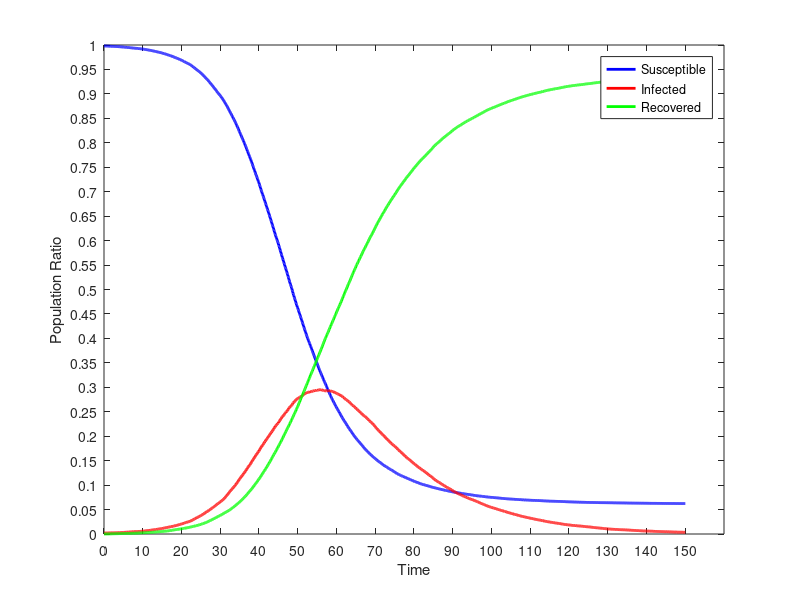

The MATLAB source for this figure:
dynamics = [
0.00,4990.000,10.000,0.000;
0.10,4990.000,10.000,0.000;
0.20,4990.000,9.900,0.100;
0.30,4990.000,9.800,0.200;
0.40,4989.900,9.900,0.200;
0.50,4989.800,9.900,0.300;
0.60,4989.600,9.900,0.500;
0.70,4989.300,10.200,0.500;
0.80,4989.100,10.300,0.600;
0.90,4988.900,10.400,0.700;
1.00,4988.500,10.800,0.700;
1.10,4988.400,10.800,0.800;
1.20,4988.300,10.900,0.800;
1.30,4988.200,11.000,0.800;
1.40,4988.000,11.000,1.000;
1.50,4987.600,11.300,1.100;
1.60,4987.100,11.600,1.300;
1.70,4986.800,11.900,1.300;
1.80,4986.600,12.000,1.400;
1.90,4986.600,11.900,1.500;
2.00,4986.400,12.000,1.600;
2.10,4986.200,12.000,1.800;
2.20,4986.200,11.800,2.000;
2.30,4986.200,11.800,2.000;
2.40,4986.100,11.700,2.200;
2.50,4986.000,11.600,2.400;
2.60,4985.900,11.700,2.400;
2.70,4985.700,11.900,2.400;
2.80,4985.000,12.400,2.600;
2.90,4984.700,12.600,2.700;
3.00,4984.500,12.700,2.800;
3.10,4984.200,13.000,2.800;
3.20,4984.000,13.200,2.800;
3.30,4983.800,13.400,2.800;
3.40,4983.700,13.400,2.900;
3.50,4983.600,13.300,3.100;
3.60,4983.300,13.500,3.200;
3.70,4983.100,13.500,3.400;
3.80,4982.800,13.800,3.400;
3.90,4982.400,14.100,3.500;
4.00,4982.000,14.400,3.600;
4.10,4981.900,14.400,3.700;
4.20,4981.800,14.300,3.900;
4.30,4981.500,14.600,3.900;
4.40,4981.000,15.000,4.000;
4.50,4980.600,15.200,4.200;
4.60,4980.300,15.400,4.300;
4.70,4979.800,15.900,4.300;
4.80,4979.500,16.100,4.400;
4.90,4979.200,16.300,4.500;
5.00,4978.600,16.800,4.600;
5.10,4978.500,16.800,4.700;
5.20,4978.400,16.800,4.800;
5.30,4977.900,17.200,4.900;
5.40,4977.300,17.700,5.000;
5.50,4977.100,17.900,5.000;
5.60,4976.900,18.000,5.100;
5.70,4976.300,18.600,5.100;
5.80,4976.200,18.600,5.200;
5.90,4975.600,19.000,5.400;
6.00,4975.600,19.000,5.400;
6.10,4975.500,18.800,5.700;
6.20,4974.900,19.300,5.800;
6.30,4974.300,19.800,5.900;
6.40,4974.100,19.900,6.000;
6.50,4973.600,20.000,6.400;
6.60,4973.000,20.600,6.400;
6.70,4972.600,21.000,6.400;
6.80,4972.000,21.500,6.500;
6.90,4971.600,21.600,6.800;
7.00,4971.000,22.100,6.900;
7.10,4970.500,22.500,7.000;
7.20,4969.900,23.000,7.100;
7.30,4969.700,23.000,7.300;
7.40,4969.500,23.200,7.300;
7.50,4969.300,23.200,7.500;
7.60,4968.800,23.700,7.500;
7.70,4968.000,24.300,7.700;
7.80,4967.900,24.000,8.100;
7.90,4967.300,24.500,8.200;
8.00,4967.000,24.800,8.200;
8.10,4966.900,24.900,8.200;
8.20,4966.700,25.100,8.200;
8.30,4966.300,25.400,8.300;
8.40,4966.000,25.200,8.800;
8.50,4965.500,25.500,9.000;
8.60,4965.000,25.700,9.300;
8.70,4964.500,26.000,9.500;
8.80,4964.400,26.000,9.600;
8.90,4964.100,26.100,9.800;
9.00,4963.500,26.200,10.300;
9.10,4962.800,26.500,10.700;
9.20,4962.300,26.900,10.800;
9.30,4961.700,27.400,10.900;
9.40,4961.500,27.200,11.300;
9.50,4960.900,27.800,11.300;
9.60,4960.600,28.000,11.400;
9.70,4960.000,28.200,11.800;
9.80,4959.600,28.500,11.900;
9.90,4959.400,28.500,12.100;
10.00,4958.700,29.000,12.300;
10.10,4958.200,29.500,12.300;
10.20,4957.400,30.000,12.600;
10.30,4956.900,30.500,12.600;
10.40,4956.500,30.600,12.900;
10.50,4955.900,31.100,13.000;
10.60,4955.000,31.800,13.200;
10.70,4954.300,32.000,13.700;
10.80,4953.300,32.900,13.800;
10.90,4952.600,33.300,14.100;
11.00,4952.100,33.800,14.100;
11.10,4951.500,34.200,14.300;
11.20,4950.700,34.800,14.500;
11.30,4950.200,35.100,14.700;
11.40,4949.000,36.200,14.800;
11.50,4948.500,36.500,15.000;
11.60,4947.900,36.700,15.400;
11.70,4947.100,37.100,15.800;
11.80,4946.600,37.300,16.100;
11.90,4945.800,38.000,16.200;
12.00,4944.800,39.000,16.200;
12.10,4943.900,39.500,16.600;
12.20,4943.200,39.700,17.100;
12.30,4942.400,40.500,17.100;
12.40,4941.800,40.600,17.600;
12.50,4941.000,41.000,18.000;
12.60,4940.200,41.700,18.100;
12.70,4939.400,42.400,18.200;
12.80,4938.500,42.800,18.700;
12.90,4937.500,43.500,19.000;
13.00,4936.400,44.300,19.300;
13.10,4935.800,44.700,19.500;
13.20,4934.900,45.300,19.800;
13.30,4933.900,46.200,19.900;
13.40,4932.700,47.100,20.200;
13.50,4932.100,47.000,20.900;
13.60,4931.100,47.500,21.400;
13.70,4929.800,48.500,21.700;
13.80,4929.100,49.100,21.800;
13.90,4928.500,49.600,21.900;
14.00,4927.800,49.800,22.400;
14.10,4926.900,50.500,22.600;
14.20,4926.000,51.000,23.000;
14.30,4925.200,51.500,23.300;
14.40,4923.900,52.600,23.500;
14.50,4923.100,53.000,23.900;
14.60,4922.100,53.800,24.100;
14.70,4921.100,54.400,24.500;
14.80,4920.000,55.100,24.900;
14.90,4919.100,55.600,25.300;
15.00,4917.700,56.400,25.900;
15.10,4917.000,56.400,26.600;
15.20,4915.500,57.900,26.600;
15.30,4913.900,59.200,26.900;
15.40,4912.800,59.800,27.400;
15.50,4911.900,60.600,27.500;
15.60,4910.700,61.400,27.900;
15.70,4909.100,62.800,28.100;
15.80,4908.300,63.300,28.400;
15.90,4907.200,63.900,28.900;
16.00,4906.000,64.600,29.400;
16.10,4904.600,65.400,30.000;
16.20,4903.400,66.100,30.500;
16.30,4901.900,67.200,30.900;
16.40,4900.700,68.100,31.200;
16.50,4899.400,68.600,32.000;
16.60,4897.800,69.800,32.400;
16.70,4896.200,70.600,33.200;
16.80,4895.100,71.400,33.500;
16.90,4894.000,72.200,33.800;
17.00,4893.100,72.400,34.500;
17.10,4891.400,73.600,35.000;
17.20,4890.000,74.500,35.500;
17.30,4888.500,74.900,36.600;
17.40,4887.600,74.900,37.500;
17.50,4886.200,75.900,37.900;
17.60,4884.300,77.400,38.300;
17.70,4882.400,78.600,39.000;
17.80,4881.200,78.900,39.900;
17.90,4879.200,80.200,40.600;
18.00,4878.100,80.400,41.500;
18.10,4876.300,81.500,42.200;
18.20,4875.000,82.100,42.900;
18.30,4872.900,83.700,43.400;
18.40,4871.700,84.600,43.700;
18.50,4869.500,86.200,44.300;
18.60,4868.200,87.000,44.800;
18.70,4866.700,88.100,45.200;
18.80,4864.900,89.000,46.100;
18.90,4863.800,89.800,46.400;
19.00,4861.900,90.900,47.200;
19.10,4860.100,91.800,48.100;
19.20,4858.300,93.300,48.400;
19.30,4856.700,94.400,48.900;
19.40,4855.000,95.700,49.300;
19.50,4852.700,97.100,50.200;
19.60,4851.400,98.100,50.500;
19.70,4850.200,98.800,51.000;
19.80,4848.500,99.500,52.000;
19.90,4846.500,101.100,52.400;
20.00,4844.700,102.300,53.000;
20.10,4842.200,104.100,53.700;
20.20,4840.400,104.900,54.700;
20.30,4838.500,105.400,56.100;
20.40,4836.400,107.000,56.600;
20.50,4834.400,108.300,57.300;
20.60,4833.100,109.300,57.600;
20.70,4831.400,110.500,58.100;
20.80,4828.200,113.000,58.800;
20.90,4825.400,114.400,60.200;
21.00,4822.800,116.500,60.700;
21.10,4821.000,117.900,61.100;
21.20,4819.500,118.800,61.700;
21.30,4817.900,119.600,62.500;
21.40,4815.700,121.300,63.000;
21.50,4813.600,122.600,63.800;
21.60,4812.100,123.000,64.900;
21.70,4810.300,123.600,66.100;
21.80,4808.700,124.300,67.000;
21.90,4806.800,125.400,67.800;
22.00,4805.100,126.500,68.400;
22.10,4802.800,128.100,69.100;
22.20,4800.400,129.800,69.800;
22.30,4797.200,132.200,70.600;
22.40,4794.400,133.900,71.700;
22.50,4791.400,136.300,72.300;
22.60,4788.300,138.200,73.500;
22.70,4785.700,139.900,74.400;
22.80,4782.400,142.100,75.500;
22.90,4780.900,142.700,76.400;
23.00,4777.700,145.300,77.000;
23.10,4774.600,147.100,78.300;
23.20,4771.000,149.500,79.500;
23.30,4767.800,151.700,80.500;
23.40,4763.400,155.400,81.200;
23.50,4760.000,158.000,82.000;
23.60,4757.900,158.600,83.500;
23.70,4754.200,161.700,84.100;
23.80,4751.700,163.700,84.600;
23.90,4748.700,166.100,85.200;
24.00,4745.900,167.700,86.400;
24.10,4742.200,170.200,87.600;
24.20,4739.700,171.400,88.900;
24.30,4736.400,173.800,89.800;
24.40,4733.500,175.200,91.300;
24.50,4730.200,177.000,92.800;
24.60,4727.300,178.900,93.800;
24.70,4723.600,180.700,95.700;
24.80,4720.400,182.600,97.000;
24.90,4716.600,185.500,97.900;
25.00,4713.000,188.600,98.400;
25.10,4709.300,190.600,100.100;
25.20,4705.800,193.300,100.900;
25.30,4702.600,195.200,102.200;
25.40,4698.400,197.700,103.900;
25.50,4694.000,200.100,105.900;
25.60,4691.000,202.100,106.900;
25.70,4686.400,205.400,108.200;
25.80,4682.900,207.200,109.900;
25.90,4678.500,210.000,111.500;
26.00,4673.800,213.600,112.600;
26.10,4669.700,216.400,113.900;
26.20,4665.100,219.100,115.800;
26.30,4660.500,222.200,117.300;
26.40,4656.100,224.800,119.100;
26.50,4651.800,228.200,120.000;
26.60,4648.300,229.600,122.100;
26.70,4644.800,232.100,123.100;
26.80,4641.300,233.800,124.900;
26.90,4637.000,236.100,126.900;
27.00,4632.400,238.500,129.100;
27.10,4626.200,242.800,131.000;
27.20,4621.600,244.700,133.700;
27.30,4616.900,247.600,135.500;
27.40,4612.600,250.200,137.200;
27.50,4607.200,253.300,139.500;
27.60,4601.800,256.700,141.500;
27.70,4597.400,259.600,143.000;
27.80,4592.700,262.500,144.800;
27.90,4588.600,264.700,146.700;
28.00,4583.800,267.100,149.100;
28.10,4578.000,270.800,151.200;
28.20,4572.700,274.100,153.200;
28.30,4567.600,276.700,155.700;
28.40,4562.900,279.600,157.500;
28.50,4558.100,282.500,159.400;
28.60,4553.900,284.800,161.300;
28.70,4548.100,288.900,163.000;
28.80,4543.100,291.900,165.000;
28.90,4538.000,294.500,167.500;
29.00,4531.900,298.100,170.000;
29.10,4526.600,301.100,172.300;
29.20,4521.200,304.500,174.300;
29.30,4515.900,308.100,176.000;
29.40,4511.000,311.000,178.000;
29.50,4506.800,313.300,179.900;
29.60,4501.900,315.600,182.500;
29.70,4496.000,319.800,184.200;
29.80,4492.000,321.700,186.300;
29.90,4486.600,325.600,187.800;
30.00,4481.900,328.100,190.000;
30.10,4476.900,330.500,192.600;
30.20,4472.200,333.300,194.500;
30.30,4466.900,336.600,196.500;
30.40,4460.200,341.100,198.700;
30.50,4454.900,343.800,201.300;
30.60,4449.200,347.100,203.700;
30.70,4443.100,351.100,205.800;
30.80,4437.100,354.400,208.500;
30.90,4430.400,358.800,210.800;
31.00,4424.700,361.500,213.800;
31.10,4418.400,365.900,215.700;
31.20,4411.000,370.800,218.200;
31.30,4404.900,375.300,219.800;
31.40,4397.700,380.200,222.100;
31.50,4390.800,385.600,223.600;
31.60,4385.100,388.900,226.000;
31.70,4377.900,394.300,227.800;
31.80,4371.500,398.300,230.200;
31.90,4363.200,404.500,232.300;
32.00,4355.100,409.000,235.900;
32.10,4347.200,414.600,238.200;
32.20,4339.800,419.600,240.600;
32.30,4332.200,425.200,242.600;
32.40,4324.200,430.700,245.100;
32.50,4316.700,435.100,248.200;
32.60,4309.700,440.100,250.200;
32.70,4302.900,443.600,253.500;
32.80,4295.500,447.900,256.600;
32.90,4288.000,452.900,259.100;
33.00,4280.000,457.800,262.200;
33.10,4272.800,461.600,265.600;
33.20,4265.300,466.500,268.200;
33.30,4255.900,472.500,271.600;
33.40,4248.700,476.400,274.900;
33.50,4241.000,481.600,277.400;
33.60,4234.500,484.700,280.800;
33.70,4227.500,489.700,282.800;
33.80,4218.000,494.400,287.600;
33.90,4209.400,500.500,290.100;
34.00,4202.000,504.400,293.600;
34.10,4193.500,509.900,296.600;
34.20,4182.900,517.000,300.100;
34.30,4174.200,522.200,303.600;
34.40,4165.600,527.600,306.800;
34.50,4158.100,531.900,310.000;
34.60,4148.300,538.100,313.600;
34.70,4138.200,544.700,317.100;
34.80,4128.200,552.400,319.400;
34.90,4117.800,558.500,323.700;
35.00,4110.300,562.100,327.600;
35.10,4100.800,567.800,331.400;
35.20,4091.500,573.000,335.500;
35.30,4082.200,578.600,339.200;
35.40,4072.400,584.600,343.000;
35.50,4064.700,588.500,346.800;
35.60,4054.500,594.900,350.600;
35.70,4045.600,600.100,354.300;
35.80,4036.500,604.900,358.600;
35.90,4028.000,609.000,363.000;
36.00,4019.400,614.300,366.300;
36.10,4007.700,621.400,370.900;
36.20,3998.300,626.400,375.300;
36.30,3989.200,631.300,379.500;
36.40,3979.300,637.700,383.000;
36.50,3970.900,642.900,386.200;
36.60,3961.000,647.500,391.500;
36.70,3950.000,655.200,394.800;
36.80,3939.400,661.000,399.600;
36.90,3929.000,666.500,404.500;
37.00,3917.200,673.900,408.900;
37.10,3908.400,678.600,413.000;
37.20,3897.500,684.500,418.000;
37.30,3886.900,689.200,423.900;
37.40,3876.200,695.200,428.600;
37.50,3865.300,702.300,432.400;
37.60,3856.600,704.900,438.500;
37.70,3845.800,711.300,442.900;
37.80,3835.200,717.200,447.600;
37.90,3824.900,722.700,452.400;
38.00,3813.500,730.400,456.100;
38.10,3802.900,736.500,460.600;
38.20,3791.600,743.600,464.800;
38.30,3779.600,750.100,470.300;
38.40,3766.900,756.900,476.200;
38.50,3756.500,761.700,481.800;
38.60,3744.900,768.000,487.100;
38.70,3732.700,773.900,493.400;
38.80,3721.800,780.000,498.200;
38.90,3711.800,785.400,502.800;
39.00,3699.300,792.700,508.000;
39.10,3687.200,800.000,512.800;
39.20,3674.900,806.500,518.600;
39.30,3666.200,810.700,523.100;
39.40,3655.900,815.500,528.600;
39.50,3644.800,822.000,533.200;
39.60,3632.400,827.700,539.900;
39.70,3620.400,833.500,546.100;
39.80,3609.300,839.300,551.400;
39.90,3599.900,842.700,557.400;
40.00,3589.100,847.500,563.400;
40.10,3574.900,857.200,567.900;
40.20,3561.800,865.000,573.200;
40.30,3550.900,870.000,579.100;
40.40,3537.900,877.300,584.800;
40.50,3523.500,884.600,591.900;
40.60,3512.000,890.000,598.000;
40.70,3499.900,896.200,603.900;
40.80,3487.300,902.500,610.200;
40.90,3475.300,908.000,616.700;
41.00,3465.400,911.500,623.100;
41.10,3452.500,918.200,629.300;
41.20,3440.800,924.100,635.100;
41.30,3428.900,929.600,641.500;
41.40,3417.100,936.800,646.100;
41.50,3403.800,944.400,651.800;
41.60,3393.300,946.400,660.300;
41.70,3380.900,953.900,665.200;
41.80,3368.000,960.800,671.200;
41.90,3355.000,967.500,677.500;
42.00,3342.900,972.100,685.000;
42.10,3332.100,976.600,691.300;
42.20,3319.200,981.800,699.000;
42.30,3307.100,988.300,704.600;
42.40,3294.900,994.000,711.100;
42.50,3282.700,1000.100,717.200;
42.60,3270.800,1005.300,723.900;
42.70,3257.200,1010.600,732.200;
42.80,3244.800,1017.000,738.200;
42.90,3231.900,1023.400,744.700;
43.00,3218.800,1029.500,751.700;
43.10,3206.300,1035.000,758.700;
43.20,3194.700,1038.200,767.100;
43.30,3180.400,1045.500,774.100;
43.40,3167.800,1050.500,781.700;
43.50,3155.000,1056.600,788.400;
43.60,3141.900,1063.300,794.800;
43.70,3128.800,1069.100,802.100;
43.80,3115.800,1074.000,810.200;
43.90,3101.700,1081.600,816.700;
44.00,3088.800,1086.900,824.300;
44.10,3076.400,1092.800,830.800;
44.20,3062.300,1101.200,836.500;
44.30,3050.100,1106.000,843.900;
44.40,3037.600,1110.600,851.800;
44.50,3026.900,1113.100,860.000;
44.60,3014.700,1118.800,866.500;
44.70,3003.000,1123.600,873.400;
44.80,2990.300,1130.100,879.600;
44.90,2979.700,1132.600,887.700;
45.00,2968.000,1136.200,895.800;
45.10,2951.900,1145.300,902.800;
45.20,2940.300,1148.900,910.800;
45.30,2925.900,1156.200,917.900;
45.40,2913.200,1161.100,925.700;
45.50,2898.000,1169.900,932.100;
45.60,2884.700,1176.100,939.200;
45.70,2871.600,1179.900,948.500;
45.80,2857.300,1186.800,955.900;
45.90,2844.300,1192.200,963.500;
46.00,2830.800,1198.100,971.100;
46.10,2819.700,1200.700,979.600;
46.20,2805.400,1206.400,988.200;
46.30,2791.200,1211.800,997.000;
46.40,2779.200,1216.200,1004.600;
46.50,2765.700,1222.000,1012.300;
46.60,2752.900,1226.600,1020.500;
46.70,2738.800,1232.900,1028.300;
46.80,2725.700,1238.200,1036.100;
46.90,2715.000,1240.500,1044.500;
47.00,2700.600,1247.700,1051.700;
47.10,2688.700,1250.700,1060.600;
47.20,2676.100,1254.800,1069.100;
47.30,2663.200,1258.800,1078.000;
47.40,2649.300,1265.400,1085.300;
47.50,2634.800,1272.800,1092.400;
47.60,2622.900,1277.600,1099.500;
47.70,2607.500,1285.500,1107.000;
47.80,2594.100,1290.300,1115.600;
47.90,2580.100,1294.100,1125.800;
48.00,2566.700,1300.100,1133.200;
48.10,2553.400,1305.500,1141.100;
48.20,2543.200,1308.300,1148.500;
48.30,2530.500,1312.400,1157.100;
48.40,2517.400,1317.300,1165.300;
48.50,2505.100,1319.900,1175.000;
48.60,2490.600,1325.400,1184.000;
48.70,2476.200,1331.800,1192.000;
48.80,2459.700,1339.400,1200.900;
48.90,2446.200,1342.600,1211.200;
49.00,2435.300,1346.000,1218.700;
49.10,2420.600,1353.300,1226.100;
49.20,2407.600,1357.500,1234.900;
49.30,2395.700,1361.000,1243.300;
49.40,2383.300,1365.900,1250.800;
49.50,2370.200,1370.700,1259.100;
49.60,2355.700,1373.000,1271.300;
49.70,2343.300,1377.400,1279.300;
49.80,2332.300,1379.500,1288.200;
49.90,2319.900,1382.800,1297.300;
50.00,2309.700,1384.900,1305.400;
50.10,2297.200,1388.600,1314.200;
50.20,2285.500,1390.300,1324.200;
50.30,2271.500,1393.800,1334.700;
50.40,2260.200,1396.200,1343.600;
50.50,2248.400,1399.200,1352.400;
50.60,2236.900,1400.300,1362.800;
50.70,2224.700,1402.000,1373.300;
50.80,2212.300,1403.900,1383.800;
50.90,2200.100,1406.900,1393.000;
51.00,2188.300,1408.300,1403.400;
51.10,2177.100,1412.400,1410.500;
51.20,2163.400,1417.300,1419.300;
51.30,2151.200,1419.300,1429.500;
51.40,2138.900,1422.000,1439.100;
51.50,2126.700,1424.700,1448.600;
51.60,2113.600,1428.200,1458.200;
51.70,2101.500,1431.800,1466.700;
51.80,2089.800,1432.800,1477.400;
51.90,2076.800,1435.200,1488.000;
52.00,2065.700,1437.000,1497.300;
52.10,2054.200,1438.400,1507.400;
52.20,2041.200,1441.600,1517.200;
52.30,2029.200,1444.900,1525.900;
52.40,2018.400,1445.100,1536.500;
52.50,2006.800,1447.400,1545.800;
52.60,1996.300,1448.600,1555.100;
52.70,1984.800,1450.400,1564.800;
52.80,1974.700,1450.300,1575.000;
52.90,1963.800,1451.500,1584.700;
53.00,1954.800,1452.000,1593.200;
53.10,1945.700,1450.600,1603.700;
53.20,1932.100,1454.700,1613.200;
53.30,1922.200,1453.000,1624.800;
53.40,1913.100,1452.500,1634.400;
53.50,1902.100,1455.100,1642.800;
53.60,1891.100,1457.500,1651.400;
53.70,1879.200,1459.500,1661.300;
53.80,1868.100,1461.800,1670.100;
53.90,1857.600,1461.700,1680.700;
54.00,1846.600,1462.200,1691.200;
54.10,1836.300,1462.000,1701.700;
54.20,1825.600,1464.600,1709.800;
54.30,1814.400,1466.400,1719.200;
54.40,1803.600,1467.000,1729.400;
54.50,1792.800,1467.100,1740.100;
54.60,1783.300,1467.400,1749.300;
54.70,1773.800,1467.100,1759.100;
54.80,1763.300,1468.800,1767.900;
54.90,1752.500,1470.400,1777.100;
55.00,1742.800,1469.200,1788.000;
55.10,1732.300,1469.500,1798.200;
55.20,1722.600,1470.200,1807.200;
55.30,1710.600,1471.700,1817.700;
55.40,1699.700,1472.800,1827.500;
55.50,1689.400,1474.500,1836.100;
55.60,1678.400,1475.100,1846.500;
55.70,1668.500,1475.600,1855.900;
55.80,1658.800,1475.900,1865.300;
55.90,1650.300,1474.700,1875.000;
56.00,1640.800,1473.200,1886.000;
56.10,1630.500,1474.600,1894.900;
56.20,1622.600,1473.100,1904.300;
56.30,1613.900,1470.900,1915.200;
56.40,1603.300,1470.600,1926.100;
56.50,1593.500,1470.000,1936.500;
56.60,1583.600,1469.700,1946.700;
56.70,1574.800,1467.600,1957.600;
56.80,1564.700,1468.600,1966.700;
56.90,1556.600,1465.600,1977.800;
57.00,1548.200,1464.000,1987.800;
57.10,1539.300,1462.900,1997.800;
57.20,1530.300,1464.000,2005.700;
57.30,1521.100,1463.900,2015.000;
57.40,1512.200,1462.800,2025.000;
57.50,1502.600,1462.500,2034.900;
57.60,1492.200,1464.300,2043.500;
57.70,1481.900,1465.700,2052.400;
57.80,1473.500,1466.200,2060.300;
57.90,1464.100,1466.800,2069.100;
58.00,1456.200,1464.100,2079.700;
58.10,1446.300,1462.700,2091.000;
58.20,1437.500,1463.300,2099.200;
58.30,1429.300,1460.900,2109.800;
58.40,1419.600,1462.200,2118.200;
58.50,1411.100,1463.300,2125.600;
58.60,1402.300,1461.100,2136.600;
58.70,1393.600,1460.700,2145.700;
58.80,1386.100,1458.300,2155.600;
58.90,1377.700,1458.100,2164.200;
59.00,1369.900,1456.900,2173.200;
59.10,1362.400,1455.100,2182.500;
59.20,1354.500,1454.600,2190.900;
59.30,1346.400,1452.400,2201.200;
59.40,1339.200,1450.400,2210.400;
59.50,1333.000,1446.300,2220.700;
59.60,1324.000,1446.200,2229.800;
59.70,1316.700,1444.400,2238.900;
59.80,1307.900,1444.600,2247.500;
59.90,1301.200,1442.400,2256.400;
60.00,1294.600,1439.700,2265.700;
60.10,1286.400,1437.200,2276.400;
60.20,1279.000,1435.700,2285.300;
60.30,1272.600,1432.500,2294.900;
60.40,1266.300,1429.400,2304.300;
60.50,1259.500,1427.800,2312.700;
60.60,1252.100,1425.700,2322.200;
60.70,1246.900,1423.100,2330.000;
60.80,1238.300,1423.400,2338.300;
60.90,1231.900,1421.500,2346.600;
61.00,1223.700,1417.400,2358.900;
61.10,1216.800,1418.200,2365.000;
61.20,1209.300,1414.600,2376.100;
61.30,1202.400,1411.900,2385.700;
61.40,1194.700,1409.700,2395.600;
61.50,1189.100,1405.600,2405.300;
61.60,1182.200,1402.600,2415.200;
61.70,1176.200,1397.900,2425.900;
61.80,1169.000,1396.500,2434.500;
61.90,1161.800,1395.100,2443.100;
62.00,1156.100,1391.400,2452.500;
62.10,1150.700,1386.400,2462.900;
62.20,1144.500,1382.300,2473.200;
62.30,1138.800,1378.500,2482.700;
62.40,1132.900,1375.100,2492.000;
62.50,1126.200,1373.200,2500.600;
62.60,1120.000,1370.700,2509.300;
62.70,1113.900,1367.800,2518.300;
62.80,1105.500,1364.600,2529.900;
62.90,1099.800,1360.700,2539.500;
63.00,1093.800,1357.100,2549.100;
63.10,1087.700,1353.800,2558.500;
63.20,1081.100,1352.700,2566.200;
63.30,1075.300,1350.500,2574.200;
63.40,1070.400,1346.300,2583.300;
63.50,1065.000,1342.300,2592.700;
63.60,1058.400,1339.400,2602.200;
63.70,1053.100,1334.600,2612.300;
63.80,1048.000,1329.600,2622.400;
63.90,1042.400,1326.200,2631.400;
64.00,1036.800,1320.900,2642.300;
64.10,1031.000,1317.500,2651.500;
64.20,1023.900,1315.700,2660.400;
64.30,1018.100,1312.900,2669.000;
64.40,1012.200,1309.900,2677.900;
64.50,1007.100,1304.600,2688.300;
64.60,1001.800,1301.000,2697.200;
64.70,996.200,1297.800,2706.000;
64.80,991.700,1293.800,2714.500;
64.90,985.900,1291.600,2722.500;
65.00,981.700,1285.000,2733.300;
65.10,976.100,1281.300,2742.600;
65.20,969.800,1278.600,2751.600;
65.30,965.200,1276.400,2758.400;
65.40,961.600,1272.200,2766.200;
65.50,957.600,1267.500,2774.900;
65.60,953.200,1264.200,2782.600;
65.70,949.400,1260.200,2790.400;
65.80,944.300,1256.700,2799.000;
65.90,938.900,1252.400,2808.700;
66.00,934.000,1249.800,2816.200;
66.10,930.000,1244.800,2825.200;
66.20,925.400,1240.100,2834.500;
66.30,919.900,1238.900,2841.200;
66.40,914.700,1235.700,2849.600;
66.50,910.000,1232.600,2857.400;
66.60,905.700,1227.400,2866.900;
66.70,900.600,1221.900,2877.500;
66.80,896.900,1218.000,2885.100;
66.90,892.400,1215.200,2892.400;
67.00,888.000,1211.100,2900.900;
67.10,882.400,1209.300,2908.300;
67.20,877.500,1206.700,2915.800;
67.30,872.600,1204.300,2923.100;
67.40,867.900,1201.600,2930.500;
67.50,864.200,1197.000,2938.800;
67.60,859.900,1193.900,2946.200;
67.70,856.000,1189.400,2954.600;
67.80,852.500,1184.800,2962.700;
67.90,848.400,1181.700,2969.900;
68.00,845.400,1177.800,2976.800;
68.10,840.100,1173.900,2986.000;
68.20,836.100,1170.400,2993.500;
68.30,831.700,1167.300,3001.000;
68.40,827.500,1162.400,3010.100;
68.50,823.700,1156.200,3020.100;
68.60,819.300,1152.900,3027.800;
68.70,815.500,1150.100,3034.400;
68.80,812.700,1146.600,3040.700;
68.90,809.800,1142.900,3047.300;
69.00,805.200,1139.600,3055.200;
69.10,801.700,1136.800,3061.500;
69.20,798.200,1133.500,3068.300;
69.30,794.400,1130.100,3075.500;
69.40,791.500,1124.100,3084.400;
69.50,787.500,1119.400,3093.100;
69.60,784.400,1115.500,3100.100;
69.70,780.800,1112.000,3107.200;
69.80,777.200,1107.300,3115.500;
69.90,773.300,1102.200,3124.500;
70.00,770.700,1096.100,3133.200;
70.10,766.600,1091.700,3141.700;
70.20,763.700,1087.500,3148.800;
70.30,760.600,1082.800,3156.600;
70.40,756.700,1080.000,3163.300;
70.50,753.400,1074.100,3172.500;
70.60,751.300,1068.700,3180.000;
70.70,747.600,1065.200,3187.200;
70.80,745.100,1061.600,3193.300;
70.90,741.600,1057.600,3200.800;
71.00,738.800,1053.300,3207.900;
71.10,735.400,1050.200,3214.400;
71.20,732.500,1046.400,3221.100;
71.30,729.600,1040.700,3229.700;
71.40,727.100,1035.600,3237.300;
71.50,724.600,1032.200,3243.200;
71.60,721.900,1027.600,3250.500;
71.70,718.300,1023.700,3258.000;
71.80,714.800,1020.300,3264.900;
71.90,711.900,1017.500,3270.600;
72.00,708.500,1012.400,3279.100;
72.10,705.100,1010.500,3284.400;
72.20,703.600,1005.100,3291.300;
72.30,701.100,1001.700,3297.200;
72.40,698.900,997.300,3303.800;
72.50,695.600,993.700,3310.700;
72.60,692.900,988.200,3318.900;
72.70,690.800,983.500,3325.700;
72.80,688.900,978.300,3332.800;
72.90,686.200,973.800,3340.000;
73.00,683.300,970.100,3346.600;
73.10,681.100,966.400,3352.500;
73.20,677.900,964.000,3358.100;
73.30,675.300,961.400,3363.300;
73.40,672.400,957.900,3369.700;
73.50,669.500,952.800,3377.700;
73.60,667.400,949.100,3383.500;
73.70,664.800,944.600,3390.600;
73.80,663.300,939.500,3397.200;
73.90,661.300,935.400,3403.300;
74.00,659.300,931.100,3409.600;
74.10,657.500,927.400,3415.100;
74.20,654.200,925.300,3420.500;
74.30,651.200,922.100,3426.700;
74.40,648.400,918.900,3432.700;
74.50,646.100,914.400,3439.500;
74.60,643.500,911.700,3444.800;
74.70,641.600,906.600,3451.800;
74.80,639.100,903.800,3457.100;
74.90,636.400,901.600,3462.000;
75.00,633.700,898.800,3467.500;
75.10,630.600,895.900,3473.500;
75.20,627.900,891.100,3481.000;
75.30,625.600,887.100,3487.300;
75.40,623.400,884.200,3492.400;
75.50,621.200,879.100,3499.700;
75.60,618.500,876.800,3504.700;
75.70,615.900,872.900,3511.200;
75.80,614.300,868.100,3517.600;
75.90,612.600,862.800,3524.600;
76.00,610.600,858.800,3530.600;
76.10,607.900,856.200,3535.900;
76.20,606.100,852.600,3541.300;
76.30,603.900,848.500,3547.600;
76.40,602.800,843.300,3553.900;
76.50,601.000,840.700,3558.300;
76.60,598.800,837.900,3563.300;
76.70,596.800,834.200,3569.000;
76.80,594.300,831.300,3574.400;
76.90,592.500,827.300,3580.200;
77.00,591.300,822.200,3586.500;
77.10,589.400,818.700,3591.900;
77.20,587.600,816.200,3596.200;
77.30,587.000,812.000,3601.000;
77.40,584.800,808.800,3606.400;
77.50,583.300,804.700,3612.000;
77.60,581.400,801.900,3616.700;
77.70,580.000,796.500,3623.500;
77.80,578.000,792.400,3629.600;
77.90,575.300,790.200,3634.500;
78.00,573.400,787.300,3639.300;
78.10,572.500,783.400,3644.100;
78.20,571.100,778.400,3650.500;
78.30,569.300,775.700,3655.000;
78.40,568.100,771.700,3660.200;
78.50,565.900,768.600,3665.500;
78.60,564.000,766.700,3669.300;
78.70,562.300,763.000,3674.700;
78.80,560.400,761.600,3678.000;
78.90,559.100,757.200,3683.700;
79.00,557.300,753.600,3689.100;
79.10,555.400,750.100,3694.500;
79.20,553.300,747.100,3699.600;
79.30,552.500,743.400,3704.100;
79.40,550.300,740.900,3708.800;
79.50,549.000,736.900,3714.100;
79.60,546.400,733.600,3720.000;
79.70,544.300,730.100,3725.600;
79.80,542.800,727.100,3730.100;
79.90,541.900,723.200,3734.900;
80.00,540.300,719.100,3740.600;
80.10,538.400,716.400,3745.200;
80.20,536.500,713.400,3750.100;
80.30,534.800,711.400,3753.800;
80.40,533.700,706.800,3759.500;
80.50,531.900,703.500,3764.600;
80.60,530.800,700.000,3769.200;
80.70,529.500,696.800,3773.700;
80.80,528.200,693.700,3778.100;
80.90,526.100,691.000,3782.900;
81.00,525.000,687.300,3787.700;
81.10,523.100,685.100,3791.800;
81.20,522.100,682.000,3795.900;
81.30,520.300,679.800,3799.900;
81.40,518.600,676.400,3805.000;
81.50,517.500,672.600,3809.900;
81.60,515.100,670.100,3814.800;
81.70,513.400,668.000,3818.600;
81.80,512.300,665.200,3822.500;
81.90,511.100,661.800,3827.100;
82.00,509.900,658.700,3831.400;
82.10,508.800,655.700,3835.500;
82.20,508.100,652.900,3839.000;
82.30,506.900,650.500,3842.600;
82.40,505.800,647.400,3846.800;
82.50,504.100,646.000,3849.900;
82.60,503.000,643.100,3853.900;
82.70,502.000,639.300,3858.700;
82.80,501.000,636.700,3862.300;
82.90,499.400,633.800,3866.800;
83.00,498.600,630.600,3870.800;
83.10,497.200,628.300,3874.500;
83.20,496.500,625.200,3878.300;
83.30,495.100,621.500,3883.400;
83.40,493.700,618.300,3888.000;
83.50,492.800,615.600,3891.600;
83.60,492.000,611.300,3896.700;
83.70,491.000,608.400,3900.600;
83.80,490.200,604.800,3905.000;
83.90,488.900,601.100,3910.000;
84.00,487.500,598.900,3913.600;
84.10,486.100,596.700,3917.200;
84.20,484.300,595.500,3920.200;
84.30,483.700,591.300,3925.000;
84.40,481.900,589.500,3928.600;
84.50,480.900,584.400,3934.700;
84.60,479.800,581.900,3938.300;
84.70,478.500,578.300,3943.200;
84.80,477.600,574.800,3947.600;
84.90,476.500,572.000,3951.500;
85.00,475.700,568.100,3956.200;
85.10,474.300,564.800,3960.900;
85.20,473.700,560.900,3965.400;
85.30,473.000,557.400,3969.600;
85.40,472.000,554.900,3973.100;
85.50,471.000,552.900,3976.100;
85.60,470.000,548.900,3981.100;
85.70,468.900,546.200,3984.900;
85.80,468.100,544.100,3987.800;
85.90,466.800,542.100,3991.100;
86.00,465.700,539.200,3995.100;
86.10,464.800,536.900,3998.300;
86.20,463.800,534.000,4002.200;
86.30,462.900,531.500,4005.600;
86.40,461.700,529.300,4009.000;
86.50,460.400,528.300,4011.300;
86.60,459.700,525.600,4014.700;
86.70,458.600,523.600,4017.800;
86.80,458.100,520.500,4021.400;
86.90,457.500,516.700,4025.800;
87.00,456.300,513.900,4029.800;
87.10,455.800,510.900,4033.300;
87.20,454.900,508.100,4037.000;
87.30,453.700,506.300,4040.000;
87.40,453.000,503.900,4043.100;
87.50,452.000,500.800,4047.200;
87.60,450.600,499.000,4050.400;
87.70,449.900,496.700,4053.400;
87.80,448.500,495.100,4056.400;
87.90,447.500,491.900,4060.600;
88.00,447.200,489.700,4063.100;
88.10,446.000,487.200,4066.800;
88.20,445.300,485.100,4069.600;
88.30,444.400,482.200,4073.400;
88.40,444.300,479.000,4076.700;
88.50,443.300,477.100,4079.600;
88.60,442.400,474.700,4082.900;
88.70,441.700,472.000,4086.300;
88.80,440.700,470.500,4088.800;
88.90,439.700,469.100,4091.200;
89.00,438.400,467.200,4094.400;
89.10,437.500,465.500,4097.000;
89.20,436.400,463.400,4100.200;
89.30,435.900,460.300,4103.800;
89.40,435.100,457.300,4107.600;
89.50,434.300,454.600,4111.100;
89.60,433.900,451.800,4114.300;
89.70,432.700,450.800,4116.500;
89.80,432.100,448.400,4119.500;
89.90,431.400,444.700,4123.900;
90.00,430.300,442.300,4127.400;
90.10,429.900,439.800,4130.300;
90.20,429.100,437.400,4133.500;
90.30,428.600,435.200,4136.200;
90.40,427.800,432.600,4139.600;
90.50,427.000,430.300,4142.700;
90.60,426.500,429.200,4144.300;
90.70,425.600,428.300,4146.100;
90.80,425.400,425.300,4149.300;
90.90,424.700,422.500,4152.800;
91.00,423.900,420.500,4155.600;
91.10,423.200,418.500,4158.300;
91.20,422.400,415.800,4161.800;
91.30,421.700,414.200,4164.100;
91.40,421.100,412.300,4166.600;
91.50,420.400,410.400,4169.200;
91.60,419.800,408.800,4171.400;
91.70,419.000,407.100,4173.900;
91.80,418.500,405.800,4175.700;
91.90,417.400,404.800,4177.800;
92.00,416.500,403.300,4180.200;
92.10,416.000,401.200,4182.800;
92.20,415.800,399.100,4185.100;
92.30,415.500,396.600,4187.900;
92.40,415.100,394.500,4190.400;
92.50,414.200,391.900,4193.900;
92.60,413.100,390.800,4196.100;
92.70,412.400,388.900,4198.700;
92.80,411.900,387.300,4200.800;
92.90,411.100,384.700,4204.200;
93.00,410.400,383.100,4206.500;
93.10,409.500,381.500,4209.000;
93.20,408.900,380.200,4210.900;
93.30,408.500,378.500,4213.000;
93.40,407.800,376.400,4215.800;
93.50,407.500,374.200,4218.300;
93.60,406.900,373.100,4220.000;
93.70,406.000,372.700,4221.300;
93.80,405.400,370.900,4223.700;
93.90,405.000,368.600,4226.400;
94.00,404.500,366.500,4229.000;
94.10,404.100,364.900,4231.000;
94.20,403.500,363.500,4233.000;
94.30,402.800,362.300,4234.900;
94.40,402.400,359.900,4237.700;
94.50,401.900,358.600,4239.500;
94.60,401.300,356.900,4241.800;
94.70,400.900,355.100,4244.000;
94.80,400.300,353.900,4245.800;
94.90,399.300,353.300,4247.400;
95.00,398.700,352.200,4249.100;
95.10,397.800,350.600,4251.600;
95.20,397.100,348.800,4254.100;
95.30,396.800,346.800,4256.400;
95.40,396.000,346.100,4257.900;
95.50,395.400,344.600,4260.000;
95.60,394.800,342.600,4262.600;
95.70,394.200,340.800,4265.000;
95.80,393.700,338.800,4267.500;
95.90,393.200,337.500,4269.300;
96.00,392.400,336.200,4271.400;
96.10,392.100,334.800,4273.100;
96.20,391.300,333.500,4275.200;
96.30,390.500,331.700,4277.800;
96.40,390.000,329.800,4280.200;
96.50,389.600,327.900,4282.500;
96.60,388.900,327.000,4284.100;
96.70,388.800,325.100,4286.100;
96.80,388.700,322.800,4288.500;
96.90,388.300,320.600,4291.100;
97.00,387.900,318.000,4294.100;
97.10,387.500,316.500,4296.000;
97.20,386.900,314.900,4298.200;
97.30,386.700,313.400,4299.900;
97.40,386.000,312.000,4302.000;
97.50,385.700,310.500,4303.800;
97.60,385.500,308.800,4305.700;
97.70,385.000,306.800,4308.200;
97.80,384.100,305.600,4310.300;
97.90,383.700,303.500,4312.800;
98.00,383.300,302.000,4314.700;
98.10,382.500,300.000,4317.500;
98.20,382.000,298.900,4319.100;
98.30,381.800,296.500,4321.700;
98.40,380.900,295.600,4323.500;
98.50,380.300,294.200,4325.500;
98.60,379.800,291.600,4328.600;
98.70,379.500,290.200,4330.300;
98.80,379.200,288.300,4332.500;
98.90,378.800,286.900,4334.300;
99.00,378.200,285.700,4336.100;
99.10,378.200,284.000,4337.800;
99.20,377.800,282.700,4339.500;
99.30,377.400,281.600,4341.000;
99.40,376.800,280.200,4343.000;
99.50,376.500,278.700,4344.800;
99.60,375.800,277.200,4347.000;
99.70,375.500,275.800,4348.700;
99.80,375.300,274.200,4350.500;
99.90,374.700,273.300,4352.000;
100.00,374.700,272.500,4352.800;
100.10,374.400,270.600,4355.000;
100.20,373.700,269.600,4356.700;
100.30,373.500,268.700,4357.800;
100.40,373.200,267.600,4359.200;
100.50,373.000,265.700,4361.300;
100.60,372.800,264.300,4362.900;
100.70,372.600,263.500,4363.900;
100.80,371.600,263.000,4365.400;
100.90,371.100,261.800,4367.100;
101.00,370.600,260.300,4369.100;
101.10,370.400,259.600,4370.000;
101.20,370.200,258.000,4371.800;
101.30,370.200,256.600,4373.200;
101.40,369.800,255.300,4374.900;
101.50,369.500,253.700,4376.800;
101.60,369.200,251.900,4378.900;
101.70,368.700,251.200,4380.100;
101.80,368.100,249.900,4382.000;
101.90,367.700,248.700,4383.600;
102.00,367.100,247.600,4385.300;
102.10,366.900,245.900,4387.200;
102.20,366.400,244.700,4388.900;
102.30,366.000,243.700,4390.300;
102.40,365.600,242.700,4391.700;
102.50,365.300,241.100,4393.600;
102.60,364.900,240.100,4395.000;
102.70,364.600,238.800,4396.600;
102.80,364.000,237.800,4398.200;
102.90,363.500,236.700,4399.800;
103.00,363.100,235.400,4401.500;
103.10,363.000,234.400,4402.600;
103.20,362.600,234.100,4403.300;
103.30,362.300,232.700,4405.000;
103.40,362.100,230.900,4407.000;
103.50,361.800,229.600,4408.600;
103.60,361.200,229.200,4409.600;
103.70,361.000,227.300,4411.700;
103.80,360.600,226.000,4413.400;
103.90,360.300,224.800,4414.900;
104.00,359.800,223.100,4417.100;
104.10,359.400,221.900,4418.700;
104.20,359.200,220.700,4420.100;
104.30,358.800,219.400,4421.800;
104.40,358.500,218.200,4423.300;
104.50,358.400,217.200,4424.400;
104.60,358.200,216.100,4425.700;
104.70,358.100,215.400,4426.500;
104.80,357.900,213.700,4428.400;
104.90,357.500,213.200,4429.300;
105.00,357.200,212.500,4430.300;
105.10,356.900,211.100,4432.000;
105.20,356.900,210.100,4433.000;
105.30,356.700,208.700,4434.600;
105.40,356.400,207.900,4435.700;
105.50,356.400,205.500,4438.100;
105.60,356.000,204.300,4439.700;
105.70,355.500,203.500,4441.000;
105.80,354.900,202.900,4442.200;
105.90,354.800,201.800,4443.400;
106.00,354.800,200.500,4444.700;
106.10,354.600,199.800,4445.600;
106.20,354.100,199.400,4446.500;
106.30,354.100,198.100,4447.800;
106.40,353.600,196.900,4449.500;
106.50,353.500,195.600,4450.900;
106.60,353.200,194.100,4452.700;
106.70,352.800,193.200,4454.000;
106.80,352.400,192.400,4455.200;
106.90,352.100,191.300,4456.600;
107.00,352.000,189.700,4458.300;
107.10,351.800,188.900,4459.300;
107.20,351.800,187.900,4460.300;
107.30,351.400,186.900,4461.700;
107.40,350.900,185.500,4463.600;
107.50,350.900,184.700,4464.400;
107.60,350.600,183.500,4465.900;
107.70,350.600,182.600,4466.800;
107.80,350.300,181.400,4468.300;
107.90,350.200,180.200,4469.600;
108.00,350.000,179.200,4470.800;
108.10,349.800,177.900,4472.300;
108.20,348.900,177.600,4473.500;
108.30,348.500,177.100,4474.400;
108.40,348.400,176.200,4475.400;
108.50,348.400,175.100,4476.500;
108.60,348.300,173.900,4477.800;
108.70,347.800,173.100,4479.100;
108.80,347.700,172.400,4479.900;
108.90,347.600,171.500,4480.900;
109.00,347.500,170.600,4481.900;
109.10,347.200,170.000,4482.800;
109.20,346.900,169.400,4483.700;
109.30,346.800,168.300,4484.900;
109.40,346.400,167.200,4486.400;
109.50,346.300,165.900,4487.800;
109.60,346.300,164.300,4489.400;
109.70,346.200,163.600,4490.200;
109.80,346.100,163.200,4490.700;
109.90,345.800,162.600,4491.600;
110.00,345.400,162.200,4492.400;
110.10,345.000,161.300,4493.700;
110.20,344.600,160.800,4494.600;
110.30,344.500,159.600,4495.900;
110.40,344.400,158.500,4497.100;
110.50,344.300,157.700,4498.000;
110.60,344.200,156.700,4499.100;
110.70,344.200,156.200,4499.600;
110.80,344.100,155.200,4500.700;
110.90,343.900,154.200,4501.900;
111.00,343.500,153.400,4503.100;
111.10,343.400,152.900,4503.700;
111.20,343.300,151.800,4504.900;
111.30,343.300,150.800,4505.900;
111.40,343.000,150.200,4506.800;
111.50,342.800,149.400,4507.800;
111.60,342.600,148.300,4509.100;
111.70,342.500,147.700,4509.800;
111.80,342.500,146.500,4511.000;
111.90,342.500,145.800,4511.700;
112.00,342.100,145.200,4512.700;
112.10,342.100,144.500,4513.400;
112.20,341.900,143.500,4514.600;
112.30,341.800,143.000,4515.200;
112.40,341.600,142.900,4515.500;
112.50,341.300,142.000,4516.700;
112.60,341.000,141.500,4517.500;
112.70,340.800,140.500,4518.700;
112.80,340.600,139.200,4520.200;
112.90,340.400,138.900,4520.700;
113.00,340.100,138.100,4521.800;
113.10,339.900,137.300,4522.800;
113.20,339.700,135.800,4524.500;
113.30,339.700,134.700,4525.600;
113.40,339.300,134.700,4526.000;
113.50,338.900,134.400,4526.700;
113.60,338.700,133.600,4527.700;
113.70,338.600,132.000,4529.400;
113.80,338.300,131.400,4530.300;
113.90,338.000,130.400,4531.600;
114.00,337.900,129.000,4533.100;
114.10,337.800,128.100,4534.100;
114.20,337.700,127.200,4535.100;
114.30,337.400,126.800,4535.800;
114.40,337.100,126.400,4536.500;
114.50,336.900,125.800,4537.300;
114.60,336.700,125.100,4538.200;
114.70,336.600,124.500,4538.900;
114.80,336.400,123.900,4539.700;
114.90,336.400,123.100,4540.500;
115.00,336.200,122.400,4541.400;
115.10,336.100,122.100,4541.800;
115.20,335.700,121.700,4542.600;
115.30,335.600,120.800,4543.600;
115.40,335.400,120.300,4544.300;
115.50,335.400,119.100,4545.500;
115.60,335.300,118.100,4546.600;
115.70,335.200,117.300,4547.500;
115.80,335.100,117.100,4547.800;
115.90,335.000,116.800,4548.200;
116.00,335.000,116.100,4548.900;
116.10,334.800,115.400,4549.800;
116.20,334.700,114.900,4550.400;
116.30,334.600,114.300,4551.100;
116.40,334.500,113.900,4551.600;
116.50,334.200,113.200,4552.600;
116.60,334.000,112.100,4553.900;
116.70,333.900,111.500,4554.600;
116.80,333.900,111.300,4554.800;
116.90,333.800,110.500,4555.700;
117.00,333.700,110.200,4556.100;
117.10,333.400,109.900,4556.700;
117.20,333.400,109.400,4557.200;
117.30,333.300,108.400,4558.300;
117.40,333.300,107.700,4559.000;
117.50,333.200,107.100,4559.700;
117.60,333.000,106.500,4560.500;
117.70,332.900,105.400,4561.700;
117.80,332.700,104.800,4562.500;
117.90,332.500,104.700,4562.800;
118.00,332.400,103.900,4563.700;
118.10,332.300,103.300,4564.400;
118.20,332.200,102.600,4565.200;
118.30,332.000,101.300,4566.700;
118.40,331.900,100.300,4567.800;
118.50,331.800,99.900,4568.300;
118.60,331.700,99.300,4569.000;
118.70,331.300,99.000,4569.700;
118.80,330.900,98.900,4570.200;
118.90,330.900,98.400,4570.700;
119.00,330.700,97.700,4571.600;
119.10,330.300,97.000,4572.700;
119.20,330.200,96.000,4573.800;
119.30,330.100,95.500,4574.400;
119.40,329.800,95.000,4575.200;
119.50,329.600,94.600,4575.800;
119.60,329.500,93.800,4576.700;
119.70,329.200,93.900,4576.900;
119.80,329.100,93.600,4577.300;
119.90,329.000,93.000,4578.000;
120.00,328.900,92.400,4578.700;
120.10,328.800,92.000,4579.200;
120.20,328.600,91.800,4579.600;
120.30,328.400,91.500,4580.100;
120.40,328.200,90.700,4581.100;
120.50,328.000,90.300,4581.700;
120.60,327.900,90.000,4582.100;
120.70,327.800,89.200,4583.000;
120.80,327.800,88.500,4583.700;
120.90,327.800,88.100,4584.100;
121.00,327.700,87.600,4584.700;
121.10,327.600,87.200,4585.200;
121.20,327.400,87.100,4585.500;
121.30,327.300,86.500,4586.200;
121.40,327.000,86.300,4586.700;
121.50,326.800,85.900,4587.300;
121.60,326.500,86.000,4587.500;
121.70,326.400,85.900,4587.700;
121.80,326.400,85.200,4588.400;
121.90,326.200,84.500,4589.300;
122.00,326.200,83.900,4589.900;
122.10,326.100,83.800,4590.100;
122.20,326.100,83.300,4590.600;
122.30,325.800,83.000,4591.200;
122.40,325.500,82.800,4591.700;
122.50,325.400,82.800,4591.800;
122.60,325.400,82.400,4592.200;
122.70,325.300,82.200,4592.500;
122.80,325.200,81.700,4593.100;
122.90,324.900,81.200,4593.900;
123.00,324.900,81.000,4594.100;
123.10,324.900,80.800,4594.300;
123.20,324.800,80.400,4594.800;
123.30,324.600,80.100,4595.300;
123.40,324.500,79.400,4596.100;
123.50,324.500,78.900,4596.600;
123.60,324.500,78.600,4596.900;
123.70,324.300,78.300,4597.400;
123.80,324.300,77.900,4597.800;
123.90,324.100,77.500,4598.400;
124.00,324.000,76.700,4599.300;
124.10,324.000,76.300,4599.700;
124.20,323.700,75.900,4600.400;
124.30,323.600,75.300,4601.100;
124.40,323.500,74.800,4601.700;
124.50,323.300,74.300,4602.400;
124.60,323.300,74.000,4602.700;
124.70,323.200,73.600,4603.200;
124.80,323.200,73.400,4603.400;
124.90,322.900,73.500,4603.600;
125.00,322.700,73.200,4604.100;
125.10,322.700,73.100,4604.200;
125.20,322.700,72.500,4604.800;
125.30,322.600,72.200,4605.200;
125.40,322.600,71.500,4605.900;
125.50,322.600,71.100,4606.300;
125.60,322.500,70.400,4607.100;
125.70,322.400,70.000,4607.600;
125.80,322.300,69.700,4608.000;
125.90,322.300,69.400,4608.300;
126.00,322.200,68.900,4608.900;
126.10,322.100,68.100,4609.800;
126.20,322.100,67.800,4610.100;
126.30,322.000,67.100,4610.900;
126.40,322.000,66.300,4611.700;
126.50,322.000,65.900,4612.100;
126.60,321.900,65.600,4612.500;
126.70,321.800,65.000,4613.200;
126.80,321.800,64.600,4613.600;
126.90,321.700,64.300,4614.000;
127.00,321.700,64.000,4614.300;
127.10,321.500,63.800,4614.700;
127.20,321.400,63.600,4615.000;
127.30,321.300,62.800,4615.900;
127.40,321.300,62.600,4616.100;
127.50,321.300,62.200,4616.500;
127.60,321.100,61.900,4617.000;
127.70,320.900,61.300,4617.800;
127.80,320.800,61.000,4618.200;
127.90,320.600,60.700,4618.700;
128.00,320.600,60.300,4619.100;
128.10,320.400,60.000,4619.600;
128.20,320.400,59.700,4619.900;
128.30,320.400,59.100,4620.500;
128.40,320.400,58.900,4620.700;
128.50,320.300,58.800,4620.900;
128.60,320.300,58.000,4621.700;
128.70,320.300,57.400,4622.300;
128.80,320.300,56.900,4622.800;
128.90,320.300,56.600,4623.100;
129.00,320.200,56.000,4623.800;
129.10,320.200,55.400,4624.400;
129.20,320.200,55.400,4624.400;
129.30,320.200,54.600,4625.200;
129.40,320.100,54.200,4625.700;
129.50,320.100,53.900,4626.000;
129.60,320.100,53.600,4626.300;
129.70,320.000,53.400,4626.600;
129.80,319.800,53.200,4627.000;
129.90,319.700,52.800,4627.500;
130.00,319.700,52.200,4628.100;
130.10,319.700,52.000,4628.300;
130.20,319.700,51.600,4628.700;
130.30,319.500,51.600,4628.900;
130.40,319.400,51.000,4629.600;
130.50,319.400,50.700,4629.900;
130.60,319.400,50.300,4630.300;
130.70,319.300,50.000,4630.700;
130.80,319.300,49.800,4630.900;
130.90,319.300,49.600,4631.100;
131.00,319.300,49.500,4631.200;
131.10,319.300,49.200,4631.500;
131.20,319.300,48.700,4632.000;
131.30,319.100,48.500,4632.400;
131.40,319.000,48.200,4632.800;
131.50,318.700,48.000,4633.300;
131.60,318.700,47.700,4633.600;
131.70,318.600,47.500,4633.900;
131.80,318.600,47.400,4634.000;
131.90,318.400,47.500,4634.100;
132.00,318.400,47.300,4634.300;
132.10,318.400,47.100,4634.500;
132.20,318.400,46.600,4635.000;
132.30,318.300,46.600,4635.100;
132.40,318.200,46.200,4635.600;
132.50,318.100,45.800,4636.100;
132.60,318.100,45.600,4636.300;
132.70,318.000,45.400,4636.600;
132.80,318.000,44.800,4637.200;
132.90,317.900,44.700,4637.400;
133.00,317.900,44.300,4637.800;
133.10,317.800,44.300,4637.900;
133.20,317.800,44.200,4638.000;
133.30,317.700,44.100,4638.200;
133.40,317.700,43.900,4638.400;
133.50,317.700,43.700,4638.600;
133.60,317.600,43.500,4638.900;
133.70,317.600,43.200,4639.200;
133.80,317.500,43.100,4639.400;
133.90,317.500,42.900,4639.600;
134.00,317.400,42.900,4639.700;
134.10,317.300,42.900,4639.800;
134.20,317.300,42.800,4639.900;
134.30,317.200,42.800,4640.000;
134.40,317.200,42.600,4640.200;
134.50,317.200,42.500,4640.300;
134.60,317.200,42.000,4640.800;
134.70,317.100,41.500,4641.400;
134.80,316.800,41.300,4641.900;
134.90,316.700,41.100,4642.200;
135.00,316.700,41.000,4642.300;
135.10,316.500,40.900,4642.600;
135.20,316.500,40.800,4642.700;
135.30,316.500,40.500,4643.000;
135.40,316.500,40.300,4643.200;
135.50,316.500,40.100,4643.400;
135.60,316.300,40.000,4643.700;
135.70,316.300,39.800,4643.900;
135.80,316.200,39.100,4644.700;
135.90,316.200,38.700,4645.100;
136.00,316.100,38.500,4645.400;
136.10,316.100,38.200,4645.700;
136.20,316.000,38.000,4646.000;
136.30,316.000,37.800,4646.200;
136.40,315.900,37.700,4646.400;
136.50,315.900,37.600,4646.500;
136.60,315.800,37.400,4646.800;
136.70,315.800,37.100,4647.100;
136.80,315.800,36.900,4647.300;
136.90,315.800,36.600,4647.600;
137.00,315.800,36.000,4648.200;
137.10,315.700,35.800,4648.500;
137.20,315.600,35.600,4648.800;
137.30,315.400,35.700,4648.900;
137.40,315.400,35.400,4649.200;
137.50,315.400,35.200,4649.400;
137.60,315.400,35.000,4649.600;
137.70,315.400,34.900,4649.700;
137.80,315.400,34.700,4649.900;
137.90,315.400,34.200,4650.400;
138.00,315.400,34.000,4650.600;
138.10,315.400,33.900,4650.700;
138.20,315.200,34.000,4650.800;
138.30,315.200,33.400,4651.400;
138.40,315.100,33.100,4651.800;
138.50,315.000,32.900,4652.100;
138.60,315.000,32.400,4652.600;
138.70,315.000,32.200,4652.800;
138.80,315.000,32.100,4652.900;
138.90,314.900,31.900,4653.200;
139.00,314.900,31.800,4653.300;
139.10,314.900,31.700,4653.400;
139.20,314.900,31.600,4653.500;
139.30,314.800,31.500,4653.700;
139.40,314.800,31.100,4654.100;
139.50,314.800,30.800,4654.400;
139.60,314.600,30.800,4654.600;
139.70,314.500,30.600,4654.900;
139.80,314.400,30.700,4654.900;
139.90,314.400,30.600,4655.000;
140.00,314.400,30.500,4655.100;
140.10,314.400,30.100,4655.500;
140.20,314.400,29.900,4655.700;
140.30,314.300,29.800,4655.900;
140.40,314.300,29.600,4656.100;
140.50,314.100,29.700,4656.200;
140.60,314.100,29.600,4656.300;
140.70,314.100,29.500,4656.400;
140.80,314.100,29.100,4656.800;
140.90,313.800,29.400,4656.800;
141.00,313.800,29.300,4656.900;
141.10,313.700,29.200,4657.100;
141.20,313.600,29.000,4657.400;
141.30,313.600,28.700,4657.700;
141.40,313.600,28.700,4657.700;
141.50,313.600,28.500,4657.900;
141.60,313.600,28.200,4658.200;
141.70,313.600,28.100,4658.300;
141.80,313.600,27.700,4658.700;
141.90,313.600,27.600,4658.800;
142.00,313.600,27.200,4659.200;
142.10,313.600,27.000,4659.400;
142.20,313.600,27.000,4659.400;
142.30,313.600,26.500,4659.900;
142.40,313.600,26.500,4659.900;
142.50,313.500,26.200,4660.300;
142.60,313.400,26.200,4660.400;
142.70,313.200,26.200,4660.600;
142.80,313.200,25.900,4660.900;
142.90,313.200,25.700,4661.100;
143.00,313.200,25.400,4661.400;
143.10,313.200,25.400,4661.400;
143.20,313.200,25.400,4661.400;
143.30,313.200,25.200,4661.600;
143.40,313.200,25.000,4661.800;
143.50,313.200,24.800,4662.000;
143.60,313.100,24.800,4662.100;
143.70,313.000,24.900,4662.100;
143.80,312.900,24.800,4662.300;
143.90,312.900,24.600,4662.500;
144.00,312.900,24.400,4662.700;
144.10,312.900,24.200,4662.900;
144.20,312.700,24.100,4663.200;
144.30,312.600,24.000,4663.400;
144.40,312.600,23.600,4663.800;
144.50,312.600,23.400,4664.000;
144.60,312.600,23.400,4664.000;
144.70,312.600,23.300,4664.100;
144.80,312.500,23.400,4664.100;
144.90,312.500,23.400,4664.100;
145.00,312.500,23.300,4664.200;
145.10,312.500,23.100,4664.400;
145.20,312.400,23.100,4664.500;
145.30,312.300,23.200,4664.500;
145.40,312.300,23.000,4664.700;
145.50,312.300,23.000,4664.700;
145.60,312.300,22.700,4665.000;
145.70,312.300,22.500,4665.200;
145.80,312.200,22.300,4665.500;
145.90,312.200,22.200,4665.600;
146.00,312.200,22.000,4665.800;
146.10,312.200,21.600,4666.200;
146.20,312.200,21.600,4666.200;
146.30,312.100,21.600,4666.300;
146.40,312.100,21.400,4666.500;
146.50,312.100,21.300,4666.600;
146.60,312.100,21.100,4666.800;
146.70,312.100,21.000,4666.900;
146.80,312.100,20.800,4667.100;
146.90,312.000,20.600,4667.400;
147.00,312.000,20.200,4667.800;
147.10,312.000,20.100,4667.900;
147.20,312.000,20.100,4667.900;
147.30,311.900,20.200,4667.900;
147.40,311.900,20.000,4668.100;
147.50,311.700,20.200,4668.100;
147.60,311.700,20.100,4668.200;
147.70,311.700,19.600,4668.700;
147.80,311.700,19.400,4668.900;
147.90,311.600,19.500,4668.900;
148.00,311.600,19.300,4669.100;
148.10,311.600,19.100,4669.300;
148.20,311.600,18.900,4669.500;
148.30,311.500,18.900,4669.600;
148.40,311.500,18.700,4669.800;
148.50,311.500,18.600,4669.900;
148.60,311.500,18.600,4669.900;
148.70,311.400,18.600,4670.000;
148.80,311.400,18.600,4670.000;
148.90,311.400,18.500,4670.100;
149.00,311.400,18.400,4670.200;
149.10,311.400,18.400,4670.200;
149.20,311.400,18.300,4670.300;
149.30,311.400,18.200,4670.400;
149.40,311.400,18.000,4670.600;
149.50,311.300,18.100,4670.600;
149.60,311.300,17.900,4670.800;
149.70,311.300,17.500,4671.200;
149.80,311.300,17.400,4671.300;
149.90,311.200,17.500,4671.300;
150.00,311.200,17.400,4671.400;
];
time = dynamics (:, 1);
susceptible = dynamics (:, 2);
infected = dynamics (:, 3);
recovered = dynamics (:, 4);
totalPopulation = susceptible(1) + infected(1) + recovered(1);
susceptibleRatio = susceptible ./ totalPopulation;
infectedRatio = infected ./ totalPopulation;
recoveredRatio = recovered ./ totalPopulation;
steps = length (time);
indices = 0 : steps - 1;
replications = 10;
figure
plot (indices, susceptibleRatio.', 'color', 'blue', 'linewidth', 2);
hold on
plot (indices, infectedRatio.', 'color', 'red', 'linewidth', 2);
hold on
plot (indices, recoveredRatio.', 'color', 'green', 'linewidth', 2);
set(gca,'YTick',0:0.05:1.0);
set(gca,'XTick', indices(1:100:end), 'xticklabel', time(1:100:end));
xlabel ('Time');
ylabel ('Population Ratio');
legend('Susceptible','Infected', 'Recovered');
%titleStr = sprintf('SIR Dynamics of %i agents, with 0.10 dt, %i steps, 10 replications', totalPopulation, steps)
%title (titleStr);
